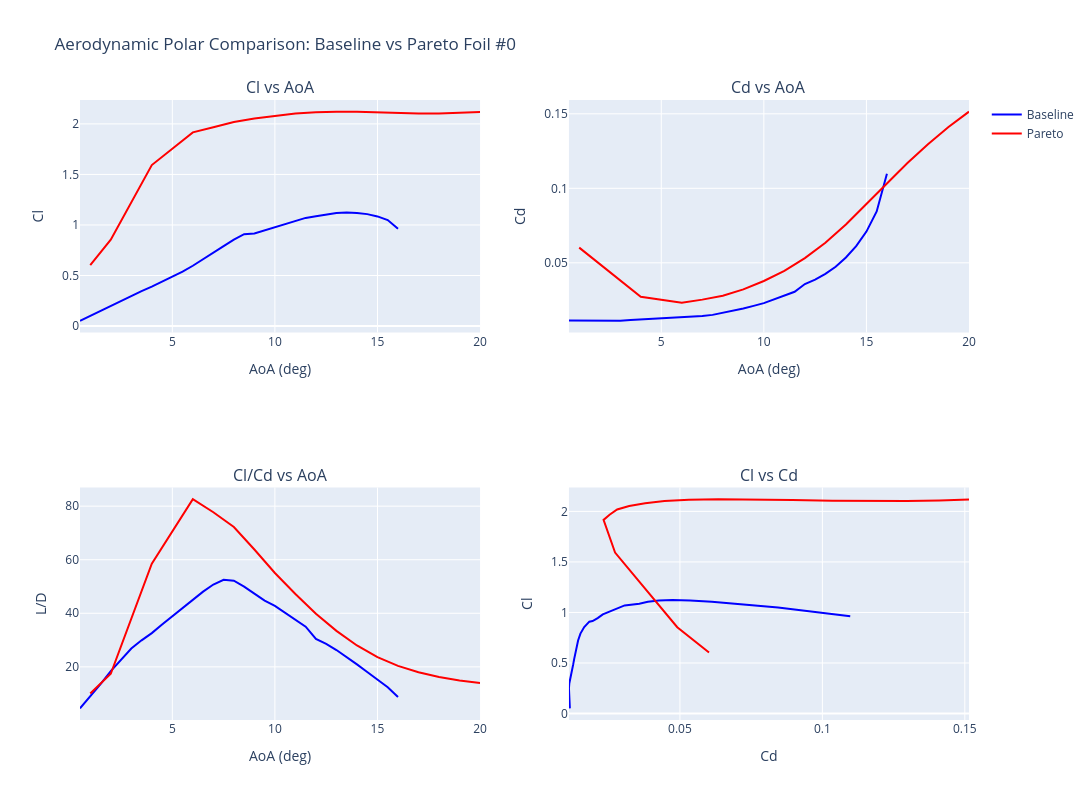

Source (notebook cell):
### Code cell
# Load polar data for baseline and pareto foil
baseline_polar = np.genfromtxt("postProcess_data/baseline_Polar.txt", skip_header=12)
pareto_polar = np.genfromtxt(f"postProcess_data/pareto_Front_foil{desired_foil}_Polar.txt", skip_header=12)

# If either polar is empty, inform user
if baseline_polar.size == 0:
    raise RuntimeError("Baseline polar file is empty or missing")
if pareto_polar.size == 0:
    raise RuntimeError("Pareto polar file is empty or missing")

baseline_aoa = baseline_polar[:, 0]
baseline_cl = baseline_polar[:, 1]
baseline_cd = baseline_polar[:, 2]
baseline_ld = baseline_cl / baseline_cd

pareto_aoa = pareto_polar[:, 0]
pareto_cl = pareto_polar[:, 1]
pareto_cd = pareto_polar[:, 2]
pareto_ld = pareto_cl / pareto_cd

# Create subplots: 2x2 grid
fig = make_subplots(
    rows=2, cols=2,
    subplot_titles=("Cl vs AoA", "Cd vs AoA", "Cl/Cd vs AoA", "Cl vs Cd")
)

# Cl vs AoA
fig.add_trace(go.Scatter(x=baseline_aoa, y=baseline_cl, mode='lines', name='Baseline', 
                         line=dict(color='blue', width=2)), row=1, col=1)
fig.add_trace(go.Scatter(x=pareto_aoa, y=pareto_cl, mode='lines', name='Pareto', 
                         line=dict(color='red', width=2)), row=1, col=1)

# Cd vs AoA
fig.add_trace(go.Scatter(x=baseline_aoa, y=baseline_cd, mode='lines', name='Baseline', 
                         line=dict(color='blue', width=2), showlegend=False), row=1, col=2)
fig.add_trace(go.Scatter(x=pareto_aoa, y=pareto_cd, mode='lines', name='Pareto', 
                         line=dict(color='red', width=2), showlegend=False), row=1, col=2)

# Cl/Cd vs AoA
fig.add_trace(go.Scatter(x=baseline_aoa, y=baseline_ld, mode='lines', name='Baseline', 
                         line=dict(color='blue', width=2), showlegend=False), row=2, col=1)
fig.add_trace(go.Scatter(x=pareto_aoa, y=pareto_ld, mode='lines', name='Pareto', 
                         line=dict(color='red', width=2), showlegend=False), row=2, col=1)

# Cl vs Cd
fig.add_trace(go.Scatter(x=baseline_cd, y=baseline_cl, mode='lines', name='Baseline', 
                         line=dict(color='blue', width=2), showlegend=False), row=2, col=2)
fig.add_trace(go.Scatter(x=pareto_cd, y=pareto_cl, mode='lines', name='Pareto', 
                         line=dict(color='red', width=2), showlegend=False), row=2, col=2)

# Update axes labels
fig.update_xaxes(title_text="AoA (deg)", row=1, col=1)
fig.update_yaxes(title_text="Cl", row=1, col=1)

fig.update_xaxes(title_text="AoA (deg)", row=1, col=2)
fig.update_yaxes(title_text="Cd", row=1, col=2)

fig.update_xaxes(title_text="AoA (deg)", row=2, col=1)
fig.update_yaxes(title_text="L/D", row=2, col=1)

fig.update_xaxes(title_text="Cd", row=2, col=2)
fig.update_yaxes(title_text="Cl", row=2, col=2)

fig.update_layout(title_text=f"Aerodynamic Polar Comparison: Baseline vs Pareto Foil #{desired_foil}",
                  template='plotly',
                  height=800,
                  width=1200,
                  hovermode='closest')

fig.show()

### Figure 1 — Plotly figure (JSON) as saved in the notebook; plotly's stock layout.template omitted (floating-point values rounded to 4 significant figures)
{"data": [{"line": {"color": "blue", "width": 2}, "mode": "lines", "name": "Baseline", "type": "scatter", "x": [0.5, 1.0, 1.5, 2.0, 2.5, 3.0, 3.5, 4.0, 4.5, 5.0, 5.5, 6.0, 6.5, 7.0, 7.5, 8.0, 8.5, 9.0, 9.5, 10.0, 11.5, 12.0, 12.5, 13.0, 13.5, 14.0, 14.5, 15.0, 15.5, 16.0], "xaxis": "x", "y": [0.051, 0.101, 0.1515, 0.2037, 0.2515, 0.2998, 0.346, 0.3902, 0.4389, 0.4886, 0.5387, 0.5963, 0.6589, 0.7229, 0.7911, 0.8557, 0.909, 0.9148, 0.9446, 0.9812, 1.07, 1.087, 1.106, 1.118, 1.123, 1.119, 1.107, 1.085, 1.048, 0.9617], "yaxis": "y"}, {"line": {"color": "red", "width": 2}, "mode": "lines", "name": "Pareto", "type": "scatter", "x": [1.0, 2.0, 4.0, 6.0, 7.0, 8.0, 9.0, 10.0, 11.0, 12.0, 13.0, 14.0, 15.0, 16.0, 17.0, 18.0, 19.0, 20.0], "xaxis": "x", "y": [0.6035, 0.854, 1.593, 1.916, 1.966, 2.019, 2.054, 2.081, 2.104, 2.116, 2.121, 2.119, 2.112, 2.106, 2.103, 2.103, 2.109, 2.118], "yaxis": "y"}, {"line": {"color": "blue", "width": 2}, "mode": "lines", "name": "Baseline", "showlegend": false, "type": "scatter", "x": [0.5, 1.0, 1.5, 2.0, 2.5, 3.0, 3.5, 4.0, 4.5, 5.0, 5.5, 6.0, 6.5, 7.0, 7.5, 8.0, 8.5, 9.0, 9.5, 10.0, 11.5, 12.0, 12.5, 13.0, 13.5, 14.0, 14.5, 15.0, 15.5, 16.0], "xaxis": "x2", "y": [0.01136, 0.01128, 0.01116, 0.01106, 0.01104, 0.01118, 0.01157, 0.01197, 0.01226, 0.01255, 0.01287, 0.0133, 0.0137, 0.01425, 0.01507, 0.0164, 0.01819, 0.01933, 0.02112, 0.02293, 0.03059, 0.03574, 0.03874, 0.04255, 0.0474, 0.05356, 0.0612, 0.07097, 0.08444, 0.1098], "yaxis": "y2"}, {"line": {"color": "red", "width": 2}, "mode": "lines", "name": "Pareto", "showlegend": false, "type": "scatter", "x": [1.0, 2.0, 4.0, 6.0, 7.0, 8.0, 9.0, 10.0, 11.0, 12.0, 13.0, 14.0, 15.0, 16.0, 17.0, 18.0, 19.0, 20.0], "xaxis": "x2", "y": [0.06021, 0.04906, 0.02723, 0.02319, 0.0253, 0.02796, 0.03218, 0.03779, 0.04456, 0.05315, 0.06345, 0.07576, 0.08941, 0.1035, 0.117, 0.1296, 0.1411, 0.1515], "yaxis": "y2"}, {"line": {"color": "blue", "width": 2}, "mode": "lines", "name": "Baseline", "showlegend": false, "type": "scatter", "x": [0.5, 1.0, 1.5, 2.0, 2.5, 3.0, 3.5, 4.0, 4.5, 5.0, 5.5, 6.0, 6.5, 7.0, 7.5, 8.0, 8.5, 9.0, 9.5, 10.0, 11.5, 12.0, 12.5, 13.0, 13.5, 14.0, 14.5, 15.0, 15.5, 16.0], "xaxis": "x3", "y": [4.489, 8.954, 13.58, 18.42, 22.78, 26.82, 29.9, 32.6, 35.8, 38.93, 41.86, 44.83, 48.09, 50.73, 52.5, 52.18, 49.97, 47.33, 44.73, 42.79, 34.98, 30.42, 28.54, 26.28, 23.69, 20.9, 18.09, 15.28, 12.41, 8.76], "yaxis": "y3"}, {"line": {"color": "red", "width": 2}, "mode": "lines", "name": "Pareto", "showlegend": false, "type": "scatter", "x": [1.0, 2.0, 4.0, 6.0, 7.0, 8.0, 9.0, 10.0, 11.0, 12.0, 13.0, 14.0, 15.0, 16.0, 17.0, 18.0, 19.0, 20.0], "xaxis": "x3", "y": [10.02, 17.41, 58.49, 82.63, 77.72, 72.2, 63.82, 55.06, 47.21, 39.8, 33.43, 27.97, 23.63, 20.36, 17.97, 16.23, 14.94, 13.98], "yaxis": "y3"}, {"line": {"color": "blue", "width": 2}, "mode": "lines", "name": "Baseline", "showlegend": false, "type": "scatter", "x": [0.01136, 0.01128, 0.01116, 0.01106, 0.01104, 0.01118, 0.01157, 0.01197, 0.01226, 0.01255, 0.01287, 0.0133, 0.0137, 0.01425, 0.01507, 0.0164, 0.01819, 0.01933, 0.02112, 0.02293, 0.03059, 0.03574, 0.03874, 0.04255, 0.0474, 0.05356, 0.0612, 0.07097, 0.08444, 0.1098], "xaxis": "x4", "y": [0.051, 0.101, 0.1515, 0.2037, 0.2515, 0.2998, 0.346, 0.3902, 0.4389, 0.4886, 0.5387, 0.5963, 0.6589, 0.7229, 0.7911, 0.8557, 0.909, 0.9148, 0.9446, 0.9812, 1.07, 1.087, 1.106, 1.118, 1.123, 1.119, 1.107, 1.085, 1.048, 0.9617], "yaxis": "y4"}, {"line": {"color": "red", "width": 2}, "mode": "lines", "name": "Pareto", "showlegend": false, "type": "scatter", "x": [0.06021, 0.04906, 0.02723, 0.02319, 0.0253, 0.02796, 0.03218, 0.03779, 0.04456, 0.05315, 0.06345, 0.07576, 0.08941, 0.1035, 0.117, 0.1296, 0.1411, 0.1515], "xaxis": "x4", "y": [0.6035, 0.854, 1.593, 1.916, 1.966, 2.019, 2.054, 2.081, 2.104, 2.116, 2.121, 2.119, 2.112, 2.106, 2.103, 2.103, 2.109, 2.118], "yaxis": "y4"}], "layout": {"annotations": [{"font": {"size": 16}, "showarrow": false, "text": "Cl vs AoA", "x": 0.225, "xanchor": "center", "xref": "paper", "y": 1, "yanchor": "bottom", "yref": "paper"}, {"font": {"size": 16}, "showarrow": false, "text": "Cd vs AoA", "x": 0.775, "xanchor": "center", "xref": "paper", "y": 1, "yanchor": "bottom", "yref": "paper"}, {"font": {"size": 16}, "showarrow": false, "text": "Cl/Cd vs AoA", "x": 0.225, "xanchor": "center", "xref": "paper", "y": 0.375, "yanchor": "bottom", "yref": "paper"}, {"font": {"size": 16}, "showarrow": false, "text": "Cl vs Cd", "x": 0.775, "xanchor": "center", "xref": "paper", "y": 0.375, "yanchor": "bottom", "yref": "paper"}], "height": 800, "hovermode": "closest", "title": {"text": "Aerodynamic Polar Comparison: Baseline vs Pareto Foil #0"}, "width": 1200, "xaxis": {"anchor": "y", "domain": [0, 0.45], "title": {"text": "AoA (deg)"}}, "xaxis2": {"anchor": "y2", "domain": [0.55, 1], "title": {"text": "AoA (deg)"}}, "xaxis3": {"anchor": "y3", "domain": [0, 0.45], "title": {"text": "AoA (deg)"}}, "xaxis4": {"anchor": "y4", "domain": [0.55, 1], "title": {"text": "Cd"}}, "yaxis": {"anchor": "x", "domain": [0.625, 1], "title": {"text": "Cl"}}, "yaxis2": {"anchor": "x2", "domain": [0.625, 1], "title": {"text": "Cd"}}, "yaxis3": {"anchor": "x3", "domain": [0, 0.375], "title": {"text": "L/D"}}, "yaxis4": {"anchor": "x4", "domain": [0, 0.375], "title": {"text": "Cl"}}}}
